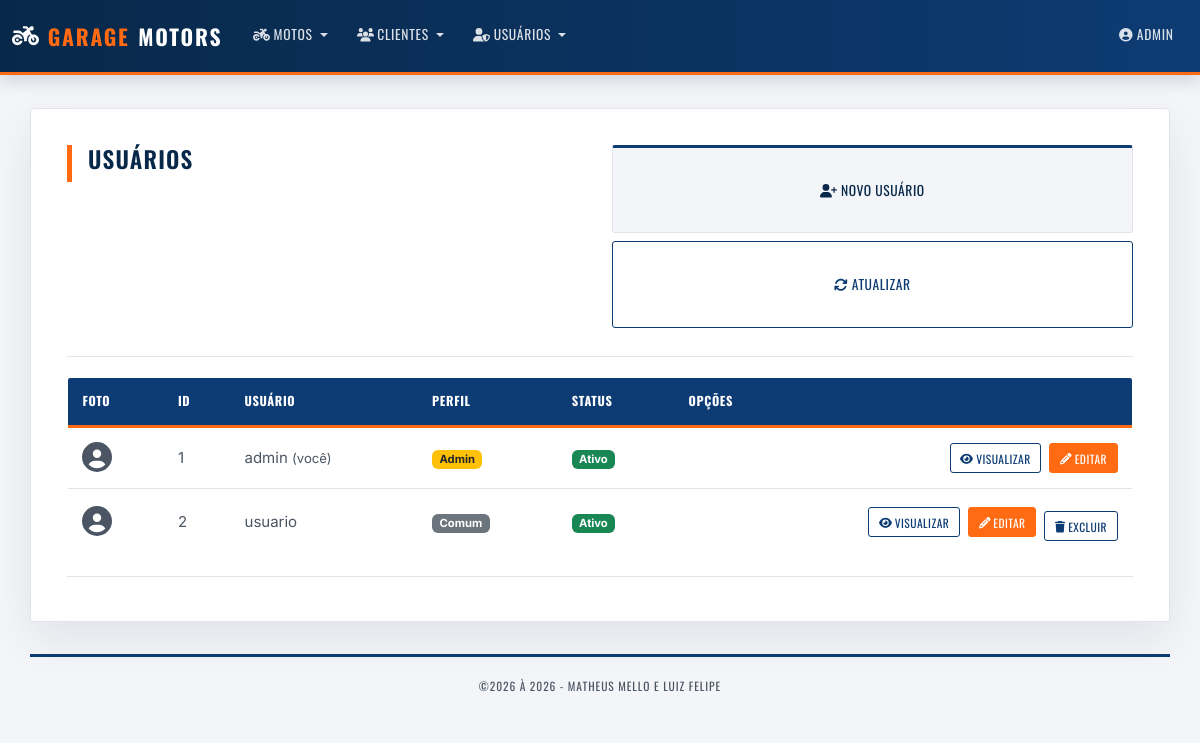
Page /usuarios/index.php (signed in) on the committed database.
### tables this page shows
CREATE TABLE IF NOT EXISTS Usuarios (
  Id_Usu     INT NOT NULL AUTO_INCREMENT PRIMARY KEY,
  Id_Permi   INT NOT NULL,
  Login_usu  VARCHAR(50)  NOT NULL UNIQUE,
  Senha_usu  VARCHAR(255) NOT NULL,
  Foto_usu   VARCHAR(30)  NULL,
  Ativo_usu  TINYINT(1) NOT NULL DEFAULT 1,
  CONSTRAINT FK_Usuarios_Permi FOREIGN KEY (Id_Permi) REFERENCES Permi(Id_Permi)
);

CREATE TABLE IF NOT EXISTS Permi (
  Id_Permi        INT NOT NULL AUTO_INCREMENT PRIMARY KEY,
  Nome_Permi      VARCHAR(50)  NOT NULL UNIQUE,
  Descricao_Permi VARCHAR(255) NULL
);

### inc/auth.php (called while the page is built, shortened)
<?php
function esta_logado()
{
	return !empty($_SESSION['usuario']);
}
function eh_admin()
{
	return esta_logado() && ($_SESSION['usuario']['perfil'] ?? '') === 'Admin';
}
function h($texto)
{
	return htmlspecialchars((string) $texto, ENT_QUOTES, 'UTF-8');
}
function foto_usuario_url($foto)
{
	if (empty($foto)) {
		return null;
	}
	$arquivo = basename($foto);
	return BASEURL . 'uploads/usuarios/' . rawurlencode($arquivo);
}

### inc/database.php (called while the page is built, shortened)
<?php
function open_database()
{
	try {
		$conn = new mysqli(DB_HOST, DB_USER, DB_PASSWORD, DB_NAME);
		$conn->set_charset("utf8mb4");
		return $conn;
	} catch (Exception $e) {
		throw new Exception("Erro ao conectar no banco de dados\n {$e->getMessage()}");
	}
}
function identificador($nome)
{
	return "`$nome`";
}
function find_all($table, $orderBy = null)
{
	$found = null;
	try {
		$database = open_database();
		$sql = "SELECT * FROM " . identificador($table);
		if ($orderBy) {
			$sql .= " ORDER BY " . identificador($orderBy);
		}
		$result = $database->query($sql);
		if ($result->num_rows > 0) {
			$found = $result->fetch_all(MYSQLI_ASSOC);
		}
	} catch (Exception $e) {
		erro_banco($e);
	}
	return $found;
}
?>

### usuarios/function.php (called while the page is built, shortened)
<?php
include_once('../inc/auth.php');
$permissoes = [];
function carregarPermissoes()
{
	$permissoes = find_all('Permi', 'Nome_Permi') ?: [];
}
function nomePermissao($idPermi)
{
	global $permissoes;
	foreach ($permissoes as $p) {
		if ((int) $p['Id_Permi'] === (int) $idPermi) {
			return $p['Nome_Permi'];
		}
	}
	return '—';
}
function index()
{
	carregarPermissoes();
	$usuarios = find_all(USUARIOS_TABELA, 'Login_usu');
}
?>

### usuarios/index.php (the view, shortened to what this page needs)
<?php
    include("function.php");
    index();
    include HEADER_TEMPLATE;
?>
<header>
    <div class="row">
        <div class="col-sm-6">
            <h2>Usuários</h2>
        </div>
        <div class="col-sm-6 text-end h2">
            <a class="btn btn-secondary mb-2" href="add.php"><i class="fa-solid fa-user-plus"></i> Novo Usuário</a>
            <a class="btn btn-light" href="index.php"><i class="fa-solid fa-refresh"></i> Atualizar</a>
        </div>
    </div>
</header>
<hr>
<table class="table table-hover align-middle">
    <thead>
        <tr>
            <th>Foto</th>
            <th>ID</th>
            <th>Usuário</th>
            <th>Perfil</th>
            <th>Status</th>
            <th>Opções</th>
        </tr>
    </thead>
    <tbody>
        <?php if ($usuarios): ?>
            <?php foreach ($usuarios as $u): ?>
                <?php
                    $foto = foto_usuario_url($u['Foto_usu'] ?? null);
                    $perfil = nomePermissao($u['Id_Permi']);
                    $ehEu = ((int) $u['Id_Usu'] === (int) $_SESSION['usuario']['id']);
                ?>
                <tr>
                    <td>
                        <?php if ($foto): ?>
                            <img src="<?php echo h($foto); ?>" alt="" class="perfil-thumb">
                        <?php else: ?>
                            <i class="fa-solid fa-circle-user fa-2x"></i>
                        <?php endif; ?>
                    </td>
                    <td><?php echo (int) $u['Id_Usu']; ?></td>
                    <td><?php echo h($u['Login_usu']); ?><?php echo $ehEu ? ' <small>(você)</small>' : ''; ?></td>
                    <td>
                        <span class="badge <?php echo $perfil === 'Admin' ? 'bg-warning text-dark' : 'bg-secondary'; ?>">
                            <?php echo h($perfil); ?>
                        </span>
                    </td>
                    <td>
                        <span class="badge <?php echo $u['Ativo_usu'] ? 'bg-success' : 'bg-danger'; ?>">
                            <?php echo $u['Ativo_usu'] ? 'Ativo' : 'Inativo'; ?>
                        </span>
                    </td>
                    <td class="actions text-end">
                        <a href="view.php?id=<?php echo (int) $u['Id_Usu']; ?>" class="btn btn-sm btn-light">
                            <i class="fa fa-eye"></i> Visualizar</a>
                        <a href="edit.php?id=<?php echo (int) $u['Id_Usu']; ?>" class="btn btn-sm btn-secondary">
                            <i class="fa fa-pencil"></i> Editar</a>
                        <?php if (!$ehEu): ?>
                            <a href="#" class="btn btn-sm btn-dark mt-2" data-bs-toggle="modal"
                                data-bs-target="#delete-modal" data-customer="<?php echo (int) $u['Id_Usu']; ?>"
                                data-rotulo="Usuário">
                                <i class="fa fa-trash"></i> Excluir
                            </a>
                        <?php endif; ?>
                    </td>
                </tr>
            <?php endforeach; ?>
        <?php else: ?>
            <tr>
                <td colspan="6">Nenhum usuário encontrado.</td>
            </tr>
        <?php endif; ?>
    </tbody>
</table>
<?php include FOOTER_TEMPLATE; ?>

### inc/header.php (shortened to what this page needs)
<!DOCTYPE html>
<html lang="pt-br">
<head>
    <link rel="stylesheet" href="<?php echo BASEURL; ?>css/bootstrap.min.css">
    <link rel="stylesheet" href="<?php echo BASEURL; ?>css/all.min.css">
    <link rel="stylesheet" href="<?php echo BASEURL; ?>css/style.css">
</head>
<body>
    <nav class="navbar navbar-expand-lg fixed-top mb-3" data-bs-theme="dark">
        <div class="container-fluid">
            <a class="navbar-brand" href="<?php echo BASEURL; ?>index.php"><i class="fa-solid fa-motorcycle"></i>
                <span class="rl-tag">GARAGE</span> MOTORS</a>
            <div class="collapse navbar-collapse" id="navbarCrud">
            <ul class="navbar-nav me-auto mb-2 mb-lg-0">
                <li class="nav-item dropdown">
                    <a class="nav-link dropdown-toggle" href="#" role="button" data-bs-toggle="dropdown"
                        aria-expanded="false">
                        <i class="fa-solid fa-motorcycle"></i> Motos
                    </a>
                </li>
                <?php if (esta_logado()): ?>
                    <li class="nav-item dropdown">
                        <a class="nav-link dropdown-toggle" href="#" role="button" data-bs-toggle="dropdown"
                            aria-expanded="false">
                            <i class="fa-solid fa-users"></i> Clientes
                        </a>
                    </li>
                    <?php if (eh_admin()): ?>
                        <li class="nav-item dropdown">
                            <a class="nav-link dropdown-toggle" href="#" role="button" data-bs-toggle="dropdown"
                                aria-expanded="false">
                                <i class="fa-solid fa-user-shield"></i> Usuários
                            </a>
                        </li>
                    <?php endif; ?>
                <?php endif; ?>
            </ul>
            <ul class="navbar-nav ms-auto mb-2 mb-lg-0">
                    <?php if (esta_logado()): ?>
                        <li class="nav-item">
                            <a class="nav-link" href="#" data-bs-toggle="modal" data-bs-target="#perfil-modal">
                                <?php $fotoMini = foto_usuario_url($_SESSION['usuario']['foto'] ?? null); ?>
                                <?php if ($fotoMini): ?>
                                    <img src="<?php echo h($fotoMini); ?>" alt="" class="perfil-mini">
                                <?php else: ?>
                                    <i class="fa-solid fa-circle-user"></i>
                                <?php endif; ?>
                                <?php echo h($_SESSION['usuario']['login']); ?>
                            </a>
                        </li>
                    <?php endif; ?>
                </ul>
            </div>
        </div>
    </nav>
    <main class="container">

### inc/footer.php (shortened to what this page needs)
    <hr>
    </main>
    <footer class="container">
        <?php $dt = new DateTime("now", new DateTimeZone("America/Sao_Paulo")); ?>
        <p>&copy;2026 à <?= $dt->format("Y")?> - Matheus Mello e Luiz Felipe</p>
    </footer>
    </body>
</html>

### css/style.css (style rules this page uses)
:root { --rl-white: #ffffff; --rl-off-white: #f3f5f8; --rl-panel: #ffffff; --rl-ink: #131a24; --rl-ink-soft: #4b5563; --rl-border: #e1e5eb; --rl-blue: #0d3b73; --rl-blue-deep: #082849; --rl-blue-tint: #eaf1fb; --rl-orange: #ff6a13; --rl-orange-dark: #d6560b; --rl-orange-tint: #fff1e6; --rl-orange-glow: rgba(255, 106, 19, 0.28); --rl-radius: 3px; --rl-font-display: 'Oswald', 'Arial Narrow', Impact, sans-serif; --rl-font-body: 'Inter', -apple-system, BlinkMacSystemFont, 'Segoe UI', Roboto, sans-serif; }
* { box-sizing: border-box; }
html { scroll-behavior: smooth; }
body { margin: 0; padding-top: 92px; padding-bottom: 0; background-color: var(--rl-off-white); color: var(--rl-ink-soft); font-family: var(--rl-font-body); font-size: 15px; line-height: 1.6; -webkit-font-smoothing: antialiased; }
h1, h2, h3, h4, h5, h6 { font-family: var(--rl-font-display); color: var(--rl-blue-deep); text-transform: uppercase; letter-spacing: 0.05em; font-weight: 600; }
h2 { font-size: 1.45rem; position: relative; padding-left: 1rem; padding-bottom: 0.6rem; margin-bottom: 1.25rem; border-left: 5px solid var(--rl-orange); }
hr { border: none; border-top: 1px solid var(--rl-border); opacity: 1; margin: 1.25rem 0; }
a { color: var(--rl-blue); }
.navbar { background: linear-gradient(90deg, var(--rl-blue-deep) 0%, var(--rl-blue) 100%) !important; border-bottom: 3px solid var(--rl-orange); box-shadow: 0 4px 18px rgba(8, 40, 73, 0.18); padding-top: 0.85rem; padding-bottom: 0.85rem; }
.navbar-brand { font-family: var(--rl-font-display); font-weight: 700; font-size: 1.35rem; letter-spacing: 0.08em; text-transform: uppercase; color: var(--rl-white) !important; display: flex; align-items: center; gap: 0.55rem; }
.navbar-brand .rl-tag { color: var(--rl-orange); }
.navbar-nav .nav-link { font-family: var(--rl-font-display); text-transform: uppercase; font-size: 0.85rem; letter-spacing: 0.05em; color: rgba(255, 255, 255, 0.85) !important; padding: 0.5rem 0.9rem !important; transition: color 0.2s ease; border-bottom: 2px solid transparent; }
main.container { max-width: 1140px; background-color: var(--rl-panel); border: 1px solid var(--rl-border); border-radius: var(--rl-radius); padding: 2.25rem 2.25rem 1.5rem; margin-top: 1rem; box-shadow: 0 18px 45px rgba(13, 30, 51, 0.08); }
.row > [class*="col-"] > a.btn.btn-secondary, .row > [class*="col-"] > a.btn.btn-light { display: block; background-color: var(--rl-off-white); border: 1px solid var(--rl-border); border-top: 3px solid var(--rl-blue); border-radius: var(--rl-radius); padding: 2rem 0.5rem; color: var(--rl-blue-deep); transition: all 0.25s ease; position: relative; overflow: hidden; }
.btn { font-family: var(--rl-font-display); text-transform: uppercase; letter-spacing: 0.04em; font-size: 0.85rem; border-radius: var(--rl-radius); padding: 0.55rem 1.15rem; transition: all 0.2s ease; border-width: 1px; }
.btn-secondary { background-color: var(--rl-orange); border-color: var(--rl-orange); color: var(--rl-white); }
.btn-light { background-color: var(--rl-white) !important; border: 1px solid var(--rl-blue) !important; color: var(--rl-blue) !important; }
.btn-dark { background-color: var(--rl-white); border: 1px solid var(--rl-blue); color: var(--rl-blue); }
.btn-sm { font-size: 0.72rem; padding: 0.35rem 0.6rem; }
.table { color: var(--rl-ink-soft); background-color: var(--rl-white); border: 1px solid var(--rl-border); border-radius: var(--rl-radius); overflow: hidden; }
.table > :not(caption) > * > * { background-color: transparent; border-bottom-color: var(--rl-border); color: var(--rl-ink-soft); padding: 0.85rem 0.9rem; }
.table thead th { font-family: var(--rl-font-display); text-transform: uppercase; letter-spacing: 0.05em; font-size: 0.78rem; color: var(--rl-white); background-color: var(--rl-blue); border-bottom: 3px solid var(--rl-orange); }
.table .actions .btn { margin-left: 0.25rem; }
footer.container { max-width: 1140px; margin-top: 2rem; padding: 1.25rem 2.25rem; border-top: 3px solid var(--rl-blue); text-align: center; }
footer.container p { margin: 0; font-family: var(--rl-font-display); text-transform: uppercase; font-size: 0.72rem; letter-spacing: 0.08em; color: var(--rl-ink-soft); }

### rows in the picture
usuarios: Id_Usu "1", Login_usu "admin", shows "(você)", Id_Permi.Nome_Permi "Admin", Ativo_usu "Ativo"
usuarios: Id_Usu "2", Login_usu "usuario", Id_Permi.Nome_Permi "Comum", Ativo_usu "Ativo"

### other values in the picture
$_SESSION['usuario']['login'] "ADMIN"
$dt->format("Y") "2026"
